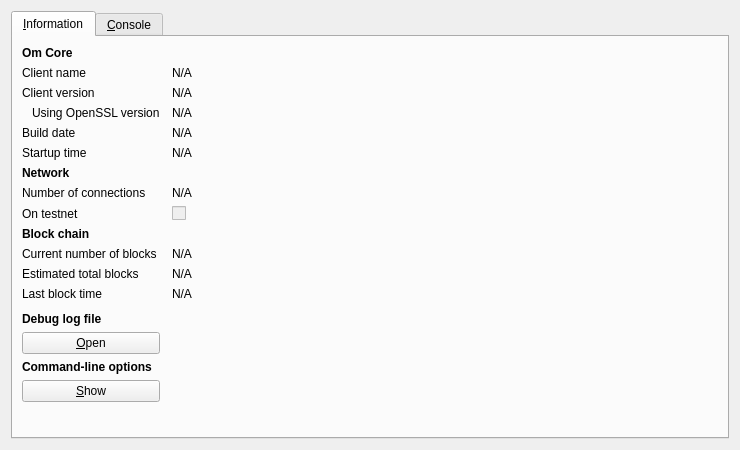
<?xml version="1.0" encoding="UTF-8"?>
<ui version="4.0">
 <class>RPCConsole</class>
 <widget class="QDialog" name="RPCConsole">
  <property name="geometry">
   <rect>
    <x>0</x>
    <y>0</y>
    <width>740</width>
    <height>450</height>
   </rect>
  </property>
  <property name="windowTitle">
   <string>Om - Debug window</string>
  </property>
  <layout class="QVBoxLayout" name="verticalLayout_2">
   <item>
    <widget class="QTabWidget" name="tabWidget">
     <property name="currentIndex">
      <number>0</number>
     </property>
     <widget class="QWidget" name="tab_info">
      <attribute name="title">
       <string>&amp;Information</string>
      </attribute>
      <layout class="QGridLayout" name="gridLayout" columnstretch="0,1">
       <property name="horizontalSpacing">
        <number>12</number>
       </property>
       <item row="0" column="0">
        <widget class="QLabel" name="label_9">
         <property name="font">
          <font>
           <weight>75</weight>
           <bold>true</bold>
          </font>
         </property>
         <property name="text">
          <string>Om Core</string>
         </property>
        </widget>
       </item>
       <item row="1" column="0">
        <widget class="QLabel" name="label_5">
         <property name="text">
          <string>Client name</string>
         </property>
        </widget>
       </item>
       <item row="1" column="1">
        <widget class="QLabel" name="clientName">
         <property name="cursor">
          <cursorShape>IBeamCursor</cursorShape>
         </property>
         <property name="text">
          <string>N/A</string>
         </property>
         <property name="textFormat">
          <enum>Qt::PlainText</enum>
         </property>
         <property name="textInteractionFlags">
          <set>Qt::LinksAccessibleByMouse|Qt::TextSelectableByKeyboard|Qt::TextSelectableByMouse</set>
         </property>
        </widget>
       </item>
       <item row="2" column="0">
        <widget class="QLabel" name="label_6">
         <property name="text">
          <string>Client version</string>
         </property>
        </widget>
       </item>
       <item row="2" column="1">
        <widget class="QLabel" name="clientVersion">
         <property name="cursor">
          <cursorShape>IBeamCursor</cursorShape>
         </property>
         <property name="text">
          <string>N/A</string>
         </property>
         <property name="textFormat">
          <enum>Qt::PlainText</enum>
         </property>
         <property name="textInteractionFlags">
          <set>Qt::LinksAccessibleByMouse|Qt::TextSelectableByKeyboard|Qt::TextSelectableByMouse</set>
         </property>
        </widget>
       </item>
       <item row="3" column="0">
        <widget class="QLabel" name="label_14">
         <property name="text">
          <string>Using OpenSSL version</string>
         </property>
         <property name="indent">
          <number>10</number>
         </property>
        </widget>
       </item>
       <item row="3" column="1">
        <widget class="QLabel" name="openSSLVersion">
         <property name="cursor">
          <cursorShape>IBeamCursor</cursorShape>
         </property>
         <property name="text">
          <string>N/A</string>
         </property>
         <property name="textFormat">
          <enum>Qt::PlainText</enum>
         </property>
         <property name="textInteractionFlags">
          <set>Qt::LinksAccessibleByMouse|Qt::TextSelectableByKeyboard|Qt::TextSelectableByMouse</set>
         </property>
        </widget>
       </item>
       <item row="4" column="0">
        <widget class="QLabel" name="label_12">
         <property name="text">
          <string>Build date</string>
         </property>
        </widget>
       </item>
       <item row="4" column="1">
        <widget class="QLabel" name="buildDate">
         <property name="cursor">
          <cursorShape>IBeamCursor</cursorShape>
         </property>
         <property name="text">
          <string>N/A</string>
         </property>
         <property name="textFormat">
          <enum>Qt::PlainText</enum>
         </property>
         <property name="textInteractionFlags">
          <set>Qt::LinksAccessibleByMouse|Qt::TextSelectableByKeyboard|Qt::TextSelectableByMouse</set>
         </property>
        </widget>
       </item>
       <item row="5" column="0">
        <widget class="QLabel" name="label_13">
         <property name="text">
          <string>Startup time</string>
         </property>
        </widget>
       </item>
       <item row="5" column="1">
        <widget class="QLabel" name="startupTime">
         <property name="cursor">
          <cursorShape>IBeamCursor</cursorShape>
         </property>
         <property name="text">
          <string>N/A</string>
         </property>
         <property name="textFormat">
          <enum>Qt::PlainText</enum>
         </property>
         <property name="textInteractionFlags">
          <set>Qt::LinksAccessibleByMouse|Qt::TextSelectableByKeyboard|Qt::TextSelectableByMouse</set>
         </property>
        </widget>
       </item>
       <item row="6" column="0">
        <widget class="QLabel" name="label_11">
         <property name="font">
          <font>
           <weight>75</weight>
           <bold>true</bold>
          </font>
         </property>
         <property name="text">
          <string>Network</string>
         </property>
        </widget>
       </item>
       <item row="7" column="0">
        <widget class="QLabel" name="label_7">
         <property name="text">
          <string>Number of connections</string>
         </property>
        </widget>
       </item>
       <item row="7" column="1">
        <widget class="QLabel" name="numberOfConnections">
         <property name="cursor">
          <cursorShape>IBeamCursor</cursorShape>
         </property>
         <property name="text">
          <string>N/A</string>
         </property>
         <property name="textFormat">
          <enum>Qt::PlainText</enum>
         </property>
         <property name="textInteractionFlags">
          <set>Qt::LinksAccessibleByMouse|Qt::TextSelectableByKeyboard|Qt::TextSelectableByMouse</set>
         </property>
        </widget>
       </item>
       <item row="8" column="0">
        <widget class="QLabel" name="label_8">
         <property name="text">
          <string>On testnet</string>
         </property>
        </widget>
       </item>
       <item row="8" column="1">
        <widget class="QCheckBox" name="isTestNet">
         <property name="enabled">
          <bool>false</bool>
         </property>
         <property name="text">
          <string/>
         </property>
        </widget>
       </item>
       <item row="9" column="0">
        <widget class="QLabel" name="label_10">
         <property name="font">
          <font>
           <weight>75</weight>
           <bold>true</bold>
          </font>
         </property>
         <property name="text">
          <string>Block chain</string>
         </property>
        </widget>
       </item>
       <item row="10" column="0">
        <widget class="QLabel" name="label_3">
         <property name="text">
          <string>Current number of blocks</string>
         </property>
        </widget>
       </item>
       <item row="10" column="1">
        <widget class="QLabel" name="numberOfBlocks">
         <property name="cursor">
          <cursorShape>IBeamCursor</cursorShape>
         </property>
         <property name="text">
          <string>N/A</string>
         </property>
         <property name="textFormat">
          <enum>Qt::PlainText</enum>
         </property>
         <property name="textInteractionFlags">
          <set>Qt::LinksAccessibleByMouse|Qt::TextSelectableByKeyboard|Qt::TextSelectableByMouse</set>
         </property>
        </widget>
       </item>
       <item row="11" column="0">
        <widget class="QLabel" name="label_4">
         <property name="text">
          <string>Estimated total blocks</string>
         </property>
        </widget>
       </item>
       <item row="11" column="1">
        <widget class="QLabel" name="totalBlocks">
         <property name="cursor">
          <cursorShape>IBeamCursor</cursorShape>
         </property>
         <property name="text">
          <string>N/A</string>
         </property>
         <property name="textFormat">
          <enum>Qt::PlainText</enum>
         </property>
         <property name="textInteractionFlags">
          <set>Qt::LinksAccessibleByMouse|Qt::TextSelectableByKeyboard|Qt::TextSelectableByMouse</set>
         </property>
        </widget>
       </item>
       <item row="12" column="0">
        <widget class="QLabel" name="label_2">
         <property name="text">
          <string>Last block time</string>
         </property>
        </widget>
       </item>
       <item row="12" column="1">
        <widget class="QLabel" name="lastBlockTime">
         <property name="cursor">
          <cursorShape>IBeamCursor</cursorShape>
         </property>
         <property name="text">
          <string>N/A</string>
         </property>
         <property name="textFormat">
          <enum>Qt::PlainText</enum>
         </property>
         <property name="textInteractionFlags">
          <set>Qt::LinksAccessibleByMouse|Qt::TextSelectableByKeyboard|Qt::TextSelectableByMouse</set>
         </property>
        </widget>
       </item>
       <item row="13" column="0">
        <spacer name="verticalSpacer_2">
         <property name="orientation">
          <enum>Qt::Vertical</enum>
         </property>
         <property name="sizeHint" stdset="0">
          <size>
           <width>20</width>
           <height>20</height>
          </size>
         </property>
        </spacer>
       </item>
       <item row="14" column="0">
        <widget class="QLabel" name="labelDebugLogfile">
         <property name="font">
          <font>
           <weight>75</weight>
           <bold>true</bold>
          </font>
         </property>
         <property name="text">
          <string>Debug log file</string>
         </property>
        </widget>
       </item>
       <item row="15" column="0">
        <widget class="QPushButton" name="openDebugLogfileButton">
         <property name="toolTip">
          <string>Open the Om debug log file from the current data directory. This can take a few seconds for large log files.</string>
         </property>
         <property name="text">
          <string>&amp;Open</string>
         </property>
         <property name="autoDefault">
          <bool>false</bool>
         </property>
        </widget>
       </item>
       <item row="16" column="0">
        <widget class="QLabel" name="labelCLOptions">
         <property name="font">
          <font>
           <weight>75</weight>
           <bold>true</bold>
          </font>
         </property>
         <property name="text">
          <string>Command-line options</string>
         </property>
        </widget>
       </item>
       <item row="17" column="0">
        <widget class="QPushButton" name="showCLOptionsButton">
         <property name="toolTip">
          <string>Show the Om-Qt help message to get a list with possible Om command-line options.</string>
         </property>
         <property name="text">
          <string>&amp;Show</string>
         </property>
         <property name="autoDefault">
          <bool>false</bool>
         </property>
        </widget>
       </item>
       <item row="18" column="0">
        <spacer name="verticalSpacer">
         <property name="orientation">
          <enum>Qt::Vertical</enum>
         </property>
         <property name="sizeHint" stdset="0">
          <size>
           <width>20</width>
           <height>40</height>
          </size>
         </property>
        </spacer>
       </item>
      </layout>
     </widget>
     <widget class="QWidget" name="tab_console">
      <attribute name="title">
       <string>&amp;Console</string>
      </attribute>
      <layout class="QVBoxLayout" name="verticalLayout_3">
       <property name="spacing">
        <number>3</number>
       </property>
       <item>
        <widget class="QTextEdit" name="messagesWidget">
         <property name="minimumSize">
          <size>
           <width>0</width>
           <height>100</height>
          </size>
         </property>
         <property name="readOnly">
          <bool>true</bool>
         </property>
         <property name="tabKeyNavigation" stdset="0">
          <bool>false</bool>
         </property>
         <property name="columnCount" stdset="0">
          <number>2</number>
         </property>
        </widget>
       </item>
       <item>
        <layout class="QHBoxLayout" name="horizontalLayout">
         <property name="spacing">
          <number>3</number>
         </property>
         <item>
          <widget class="QLabel" name="label">
           <property name="text">
            <string notr="true">&gt;</string>
           </property>
          </widget>
         </item>
         <item>
          <widget class="QLineEdit" name="lineEdit"/>
         </item>
         <item>
          <widget class="QPushButton" name="clearButton">
           <property name="maximumSize">
            <size>
             <width>24</width>
             <height>24</height>
            </size>
           </property>
           <property name="toolTip">
            <string>Clear console</string>
           </property>
           <property name="text">
            <string/>
           </property>
           <property name="icon">
            <iconset resource="../bitcoin.qrc">
             <normaloff>:/icons/remove</normaloff>:/icons/remove</iconset>
           </property>
           <property name="shortcut">
            <string notr="true">Ctrl+L</string>
           </property>
           <property name="autoDefault">
            <bool>false</bool>
           </property>
          </widget>
         </item>
        </layout>
       </item>
      </layout>
     </widget>
    </widget>
   </item>
  </layout>
 </widget>
 <resources>
  <include location="../bitcoin.qrc"/>
 </resources>
 <connections/>
</ui>
